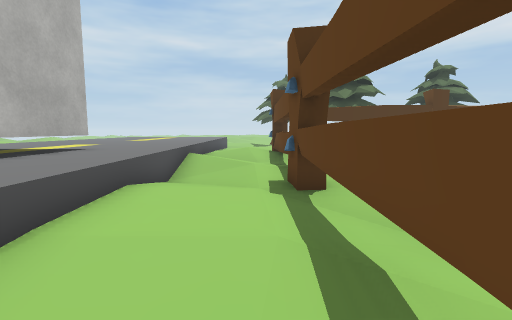
[1] (above)

22 first-person views from a walk through a 3-D level made in the Unity game engine. The camera is 1.2 m above the floor, tilts 6° down and sees 85° across. The floor is counted in squares, 1 m on a side. Each view is taken from the middle of a square. On the plan, view 1 faces up. The plan holds only what a view shows up to about 13 squares ahead; the rest is blank. The place goes on beyond the plan. The player character is not drawn. Some surface patterns are stand-ins.

[2]
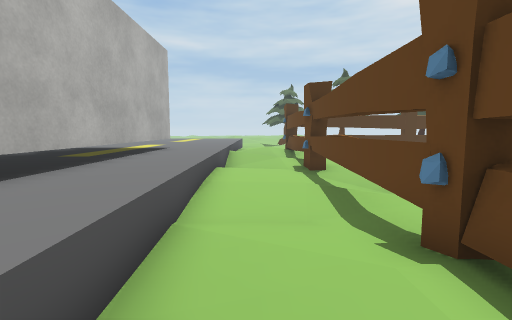

[3]
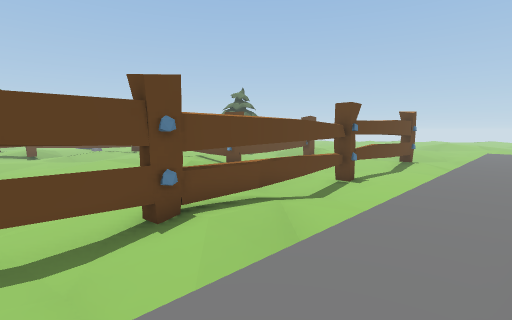

[4]
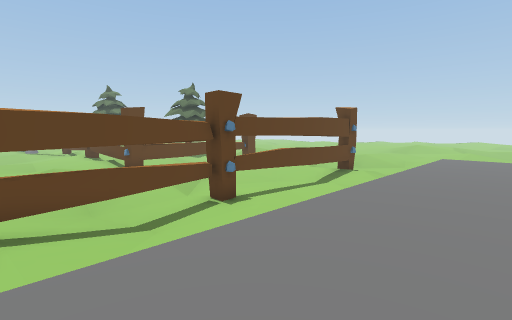

[5]
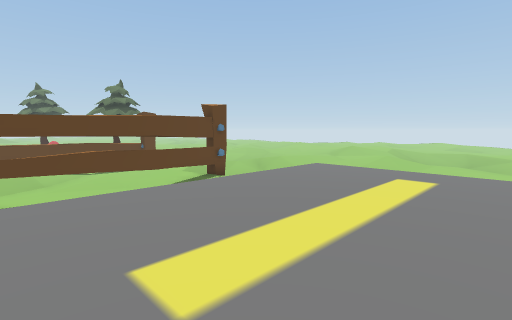

[6]
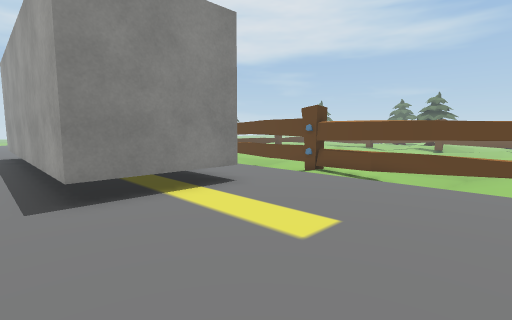

[7]
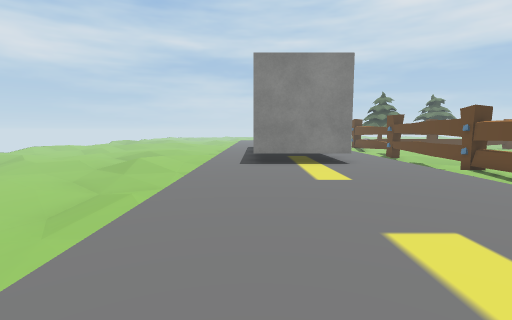

[8]
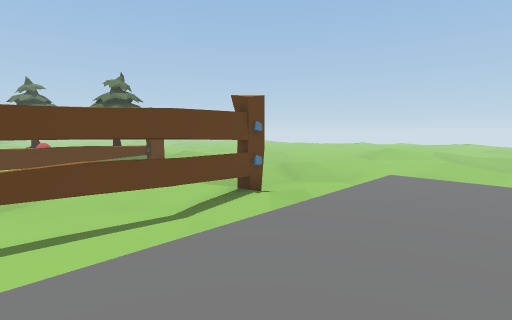

[9]
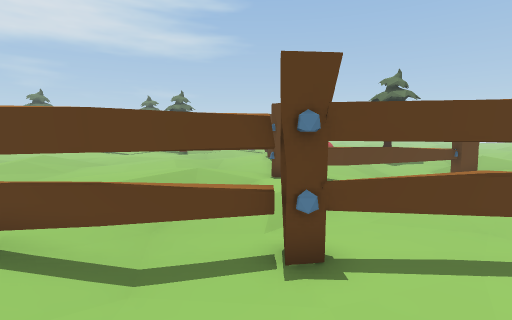

[10]
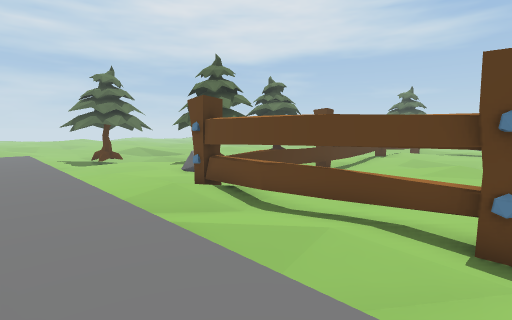

[11]
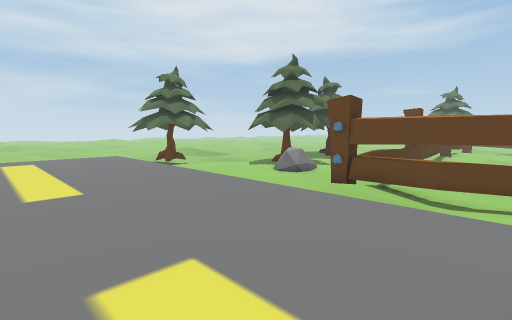

[12]
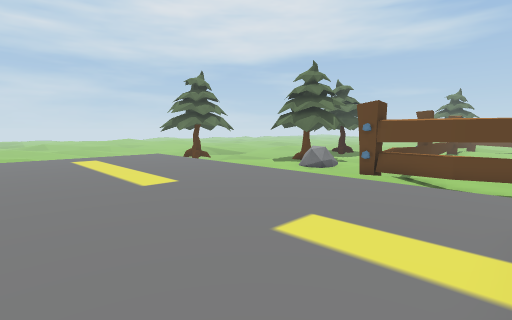

[13]
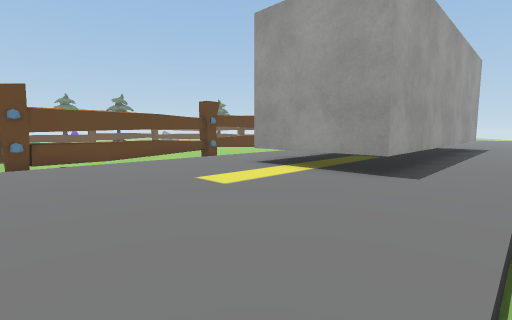

[14]
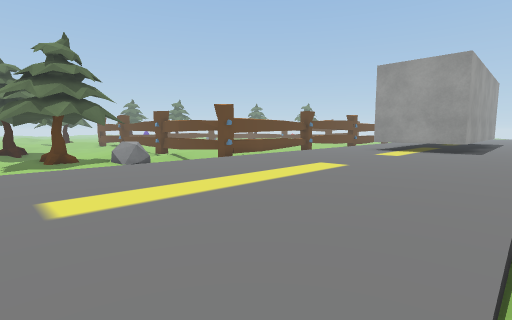

[15]
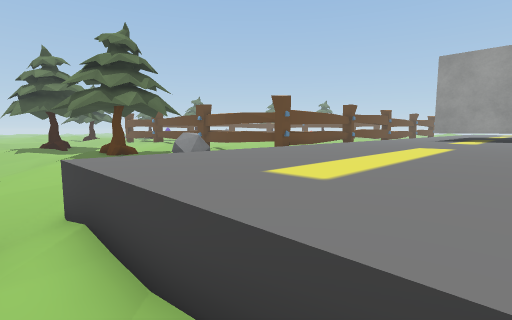

[16]
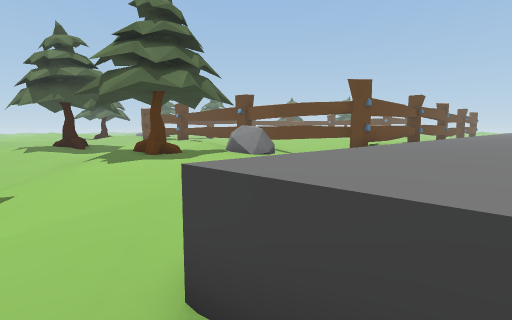

[17]
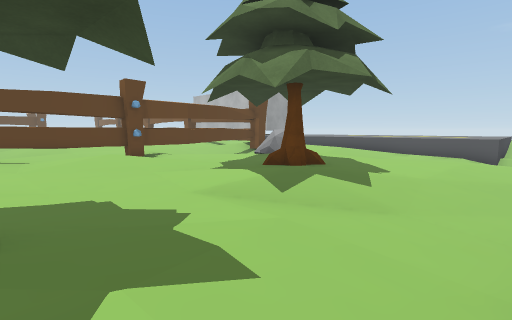

[18]
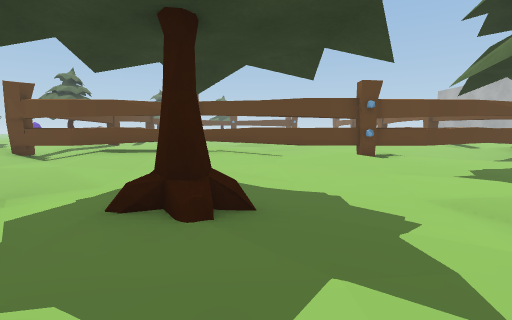

[19]
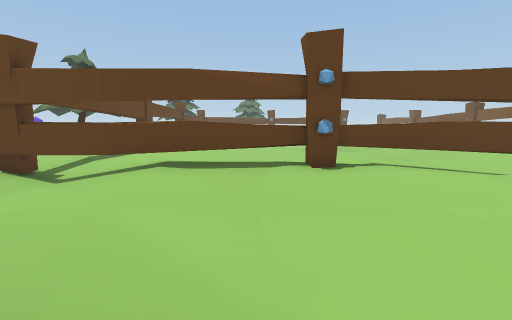

[20]
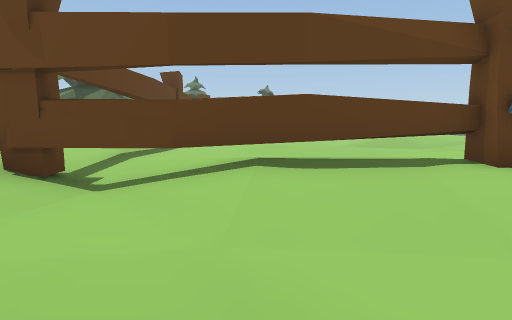

[21]
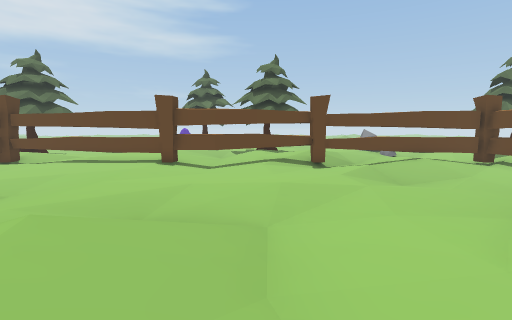

[22]
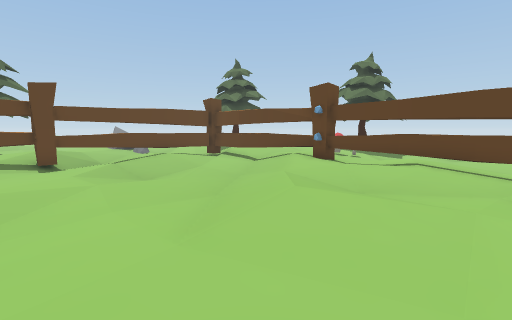

### Floor plan
Key: @ floor where view 1 was taken; # wall or solid block; x gap in a wall; . main floor; : floor 0.25 m higher than the main floor; - floor 0.25 m lower than the main floor; + floor 0.5 m higher than the main floor; _ floor 0.5 m lower than the main floor; * floor 0.75 m higher than the main floor; / step, stairs or slope; = window, fence, low wall or low ledge; v drop or lower ground; F fence; T thing the floor can be seen under or through; R rock; E tree.
Columns run from 10 left of view 1 to 23 right of it. Each row starts with its distance up from view 1.
 23   / --//_/---///____/ -
 22   /.--/==-...//////////.
 21 /*******=......////-..::.
 20 /*******=.....././/-...E..
 19 /*******=-  ...//:/-...E:/-
 18 /*******=/...::/E:..... .///
 17 /*******=:::::E:.......  ////
 16 /*******=:::.RR:.........--//_
 15 /*******=:::.RR...:/......--///
 14 /*******=:://..... ::..../--//-/
 13 /*******:://--....  :.:::/.../-/
 12 /*******:+/F==#==#F=====#F=====FF
 11 /*******:/:=//...:.....::    :/=/
 10 /*******//:=:://:::/...::    ..=.
  9 /*******/::=::   ::/..     ....=::
  8 .*******=/:=:/  ::+///    -....=::
  7 /*####**v/:=::  ::/+//.----....=:
  6 /*#  #**=.:#::  :::/ /...//....=:
  5 /*#  #**:::F:       ://....:::.FF
  4 /*#  #**:::=.      :////.......#.
  3 /*#  #**:::=/      +++//-.....-#.
  2  *#  #**=:.#/     //////-......#.
  1  *#  #**=..=::    //////..:....=:
  0  *#  #**=.@=:.    ......./:....=:
 -1 /*#   **=:/F:   ::.............#//
 -2 /*#   **v::#:   :::..:/........FF/
 -3 .*####**=.:=:   :::::://-..-//.#//
 -4 -*******:::=:/ +::::::://-.-_//#--
 -5 .*******::.=/////+ :://:/---///=/
 -6 .*******:..T---//+ .....:/---//=:
 -7 .*******=..T.././/:../..://--..=
 -8 :*******=..T..  :::.:::::://-..=
 -9 .*******::.F.//::FF=====#F=====FF
-10 .*******:..#..-//##..:::.:::   //
-11 .*******=..x...-/##..:: ..
-12   ******v..T....-##/..  ..
-13   ******=..T-....## -
-14   ******=..T//.. ## -
-15   ******=.:T:::   #
-16   ******=//F     FF
-17   ******= /.

Where each view was taken, in squares from view 1:
view 1: 0 up, 0 right, facing up
view 2: 4 down, 1 left, facing up
view 3: 1 up, 4 left, facing down-right
view 4: 4 down, 5 left, facing down-right
view 5: 9 down, 8 left, facing down-right
view 6: 8 down, 9 left, facing up-right
view 7: 13 down, 8 left, facing up
view 8: 10 down, 5 left, facing down-right
view 9: 8 down, 3 left, facing right
view 10: 5 up, 4 left, facing up-right
view 11: 8 up, 7 left, facing up-right
view 12: 8 up, 9 left, facing up-right
view 13: 13 up, 10 left, facing down-right
view 14: 21 up, 10 left, facing down-right
view 15: 23 up, 8 left, facing down-right
view 16: 23 up, 4 left, facing down-right
view 17: 23 up, 12 right, facing down-left
view 18: 23 up, 12 right, facing down
view 19: 18 up, 16 right, facing down
view 20: 16 up, 18 right, facing down
view 21: 1 up, 9 right, facing right
view 22: 0 up, 9 right, facing down-right
